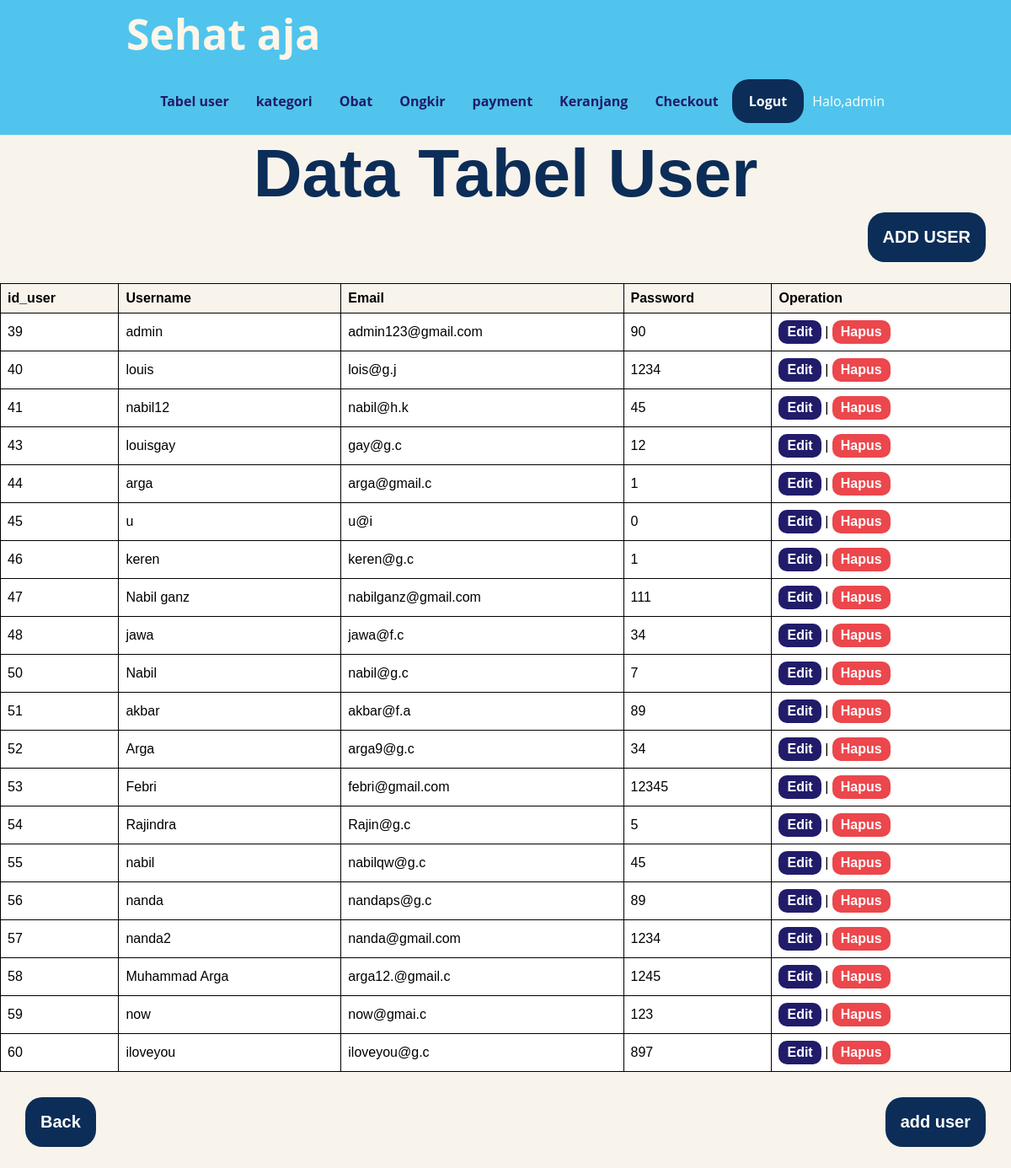
The app's page /admin.php (signed in), older data.
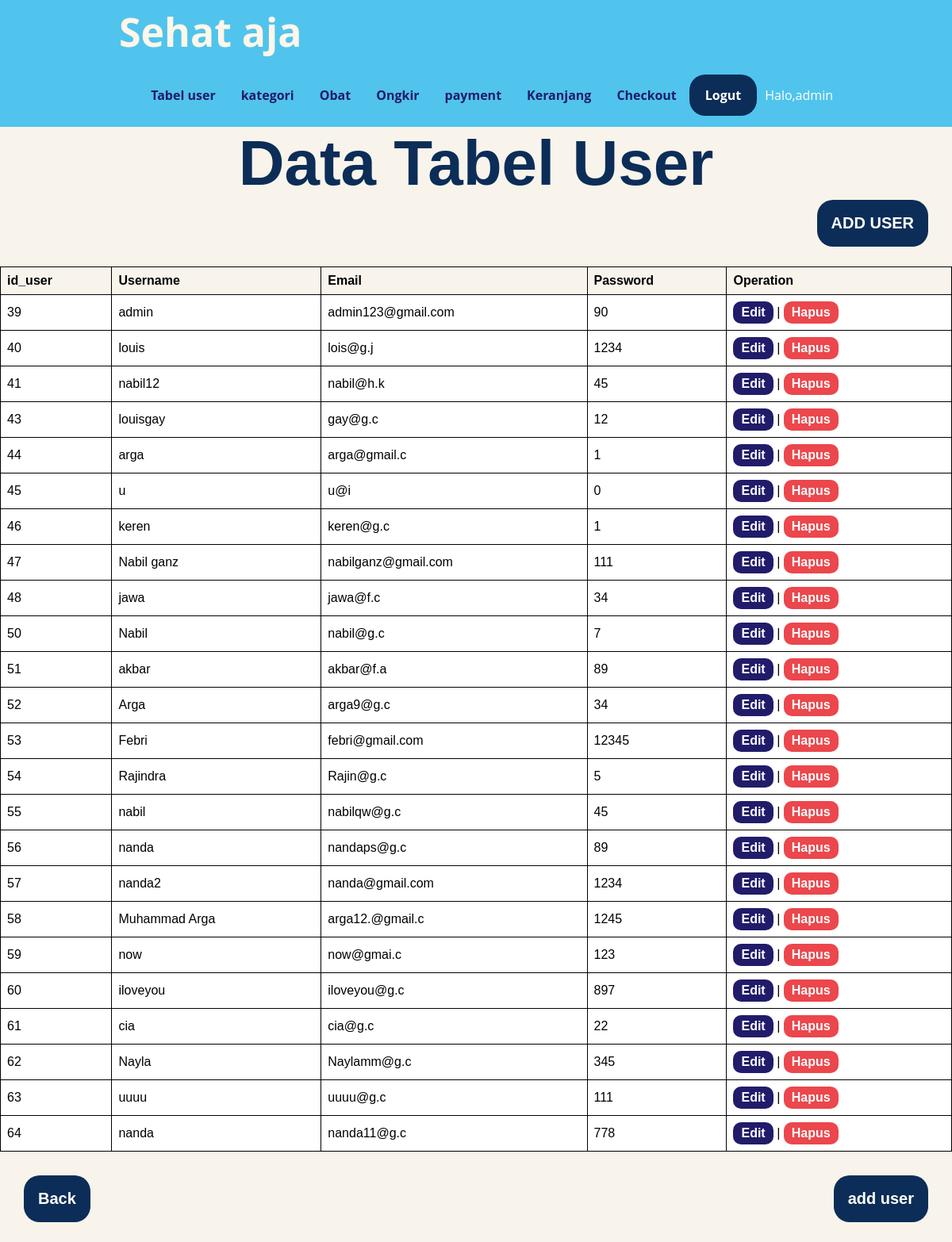
The same page, newer data.
### tables this page shows
CREATE TABLE `user` (
  `id_user` int(11) NOT NULL,
  `username` varchar(100) NOT NULL,
  `email` varchar(255) NOT NULL,
  `password` varchar(100) NOT NULL,
  `level` varchar(20) NOT NULL
);

### admin.php (the view, shortened to what this page needs)
<?php
require 'function.php';
$query = "SELECT * FROM user";
$result = mysqli_query($conn, $query);
?>
<!DOCTYPE html>
<html lang="en">
<head>
</head>
<body>
    <nav>
        <div class="wrapper">
            <div class="logo"><a href=''>Sehat aja</a></div>
                <div class="menu">
                    <ul>
                        <li><a href="">Tabel user</a></li>
                        <li><a href="kategori/datakategori.php">kategori</a></li>
                        <li><a href="obat/dataobat.php">Obat</a></li>
                        <li><a href="ongkir/dataongkir.php">Ongkir</a></li>
                        <li><a href="payment/datapayment.php">payment</a></li>
                        <li><a href="keranjang/datakeranjang.php">Keranjang</a></li>
                        <li><a href="checkout/datacheckout.php">Checkout</a></li>
                        <li><a href="logout.php" class="tbl-biru">Logut</a></li>
                        <?php
                        echo "Halo,". $_SESSION['username'];
                        ?>
                    </ul>
                </div>
            </div>
    </nav>
    <h1 class="data">Data Tabel User</h1>
<a href="add.php" class = "add-user">ADD USER</a>
<table>
    <tr>
        <th>id_user</th>
        <th>Username</th>
        <th>Email</th>
        <th>Password</th>
        <th>Operation</th>
    </tr>
    <?php
     if (mysqli_num_rows($result) > 0) {
        while ($row = mysqli_fetch_assoc($result)) {
            echo "<tr>";
            echo "<td>" . $row["id_user"] . "</td>";
            echo "<td>" . $row["username"] . "</td>";
            echo "<td>" . $row["email"] . "</td>";
            echo "<td>" . $row["password"] . "</td>";
            echo "<td>";
            echo "<a class='edit'href='edit.php?id=".$row['id_user']."'>Edit</a> | ";
            echo "<a class='hapus'href='delete.php?id=".$row['id_user']."'>Hapus</a>";
            echo "</td>";
            echo "</tr>";
        }
    } else {
        echo "<tr><td colspan='3'>Tidak ada data yang ditemukan</td></tr>";
    }
    ?>
</table>
<a class = 'kembali' href="admin.php">Back</a>
<a href="add.php" class = "add-user">add user</a>
</body>
</html>
</body>
</html>

Row changes from the older to the newer data that the page shows:
added user: id_user "61", username "cia", email "cia@g.c", password "22"
added user: id_user "62", username "Nayla", email "Naylamm@g.c", password "345"
added user: id_user "63", username "uuuu", email "uuuu@g.c", password "111"
added user: id_user "64", username "nanda", email "nanda11@g.c", password "778"
